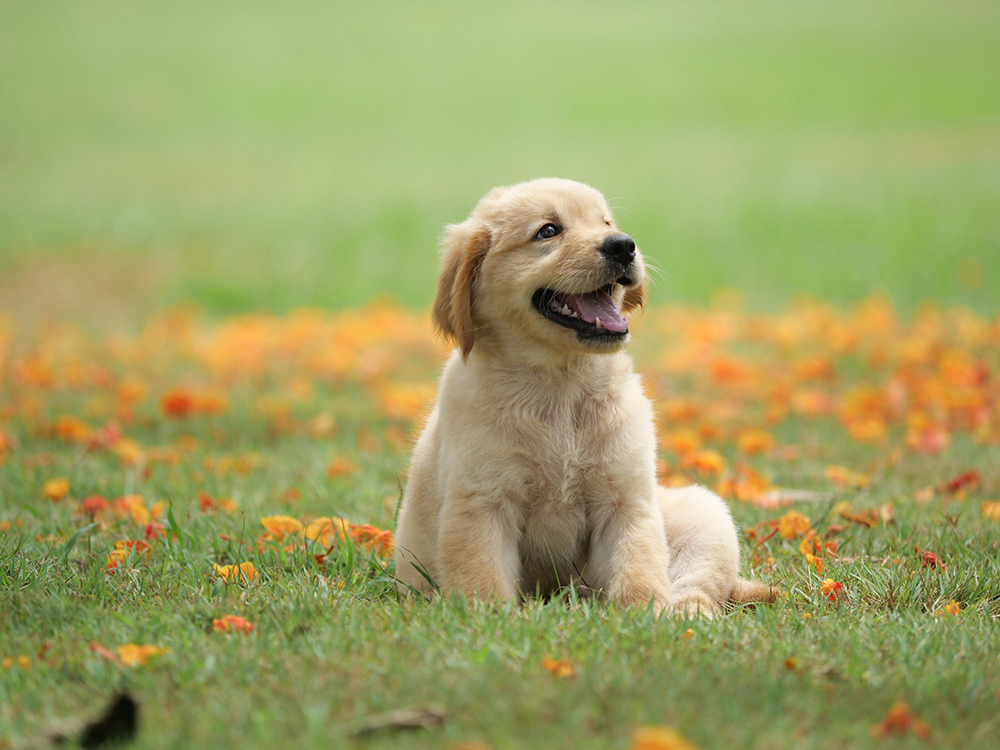
#> input picture ColorImageProcessing/dog.jpg, 1000 x 750 px
$ python VisualizeChannel.py
#> lines starting #> are read from the running program, lines starting #| are printed output that depends on the picture
import cv2 as cv
import numpy as np

img = cv.imread('./dog.jpg')
#> img is the input picture: shape (750, 1000, 3); mean B, G, R 99, 161.6, 159.2
b, g, r = cv.split(img)
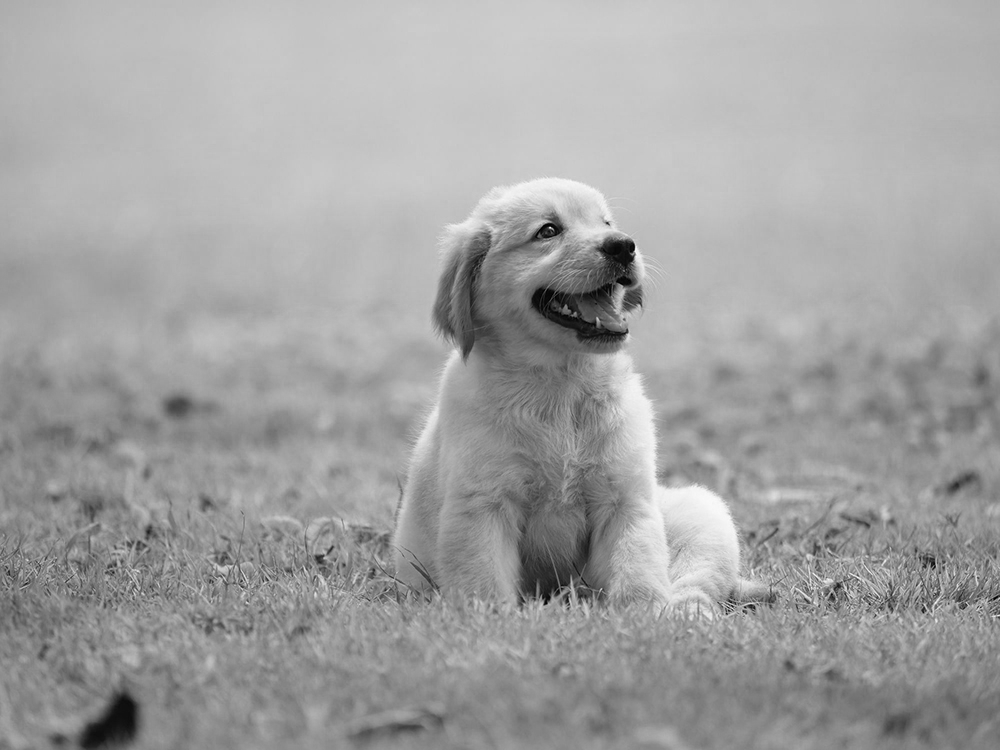
#> g: shape (750, 1000); min 0, max 255, mean 161.6
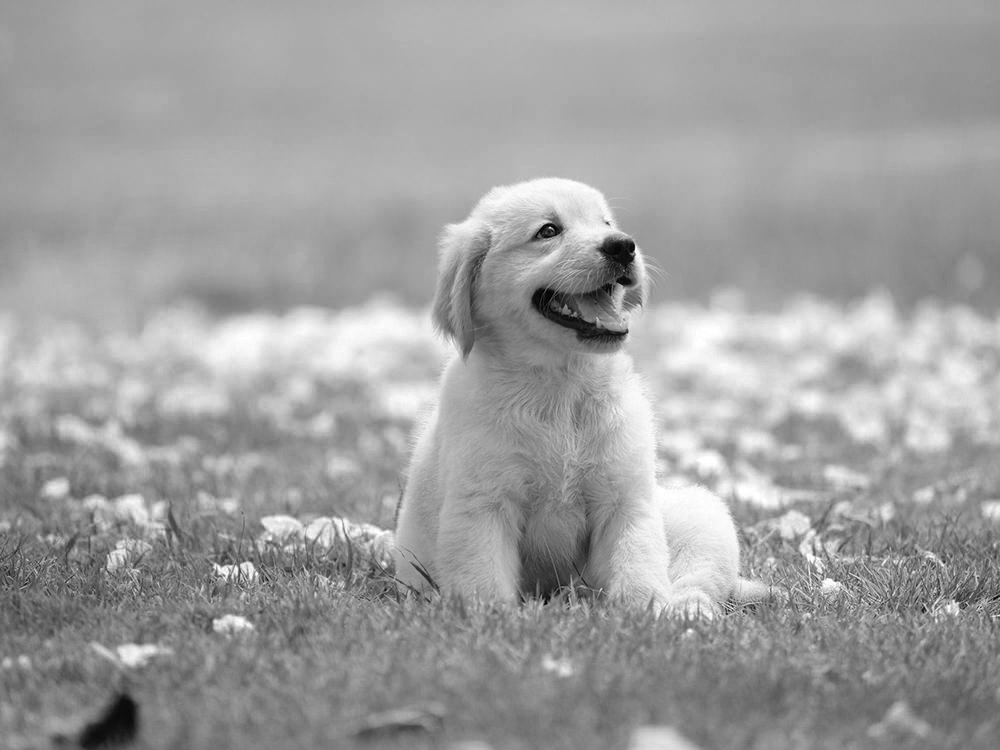
#> r: shape (750, 1000); min 0, max 255, mean 159.2

zeros = np.zeros(img.shape[:2], np.uint8)

red_merge = cv.merge([zeros, zeros, r])
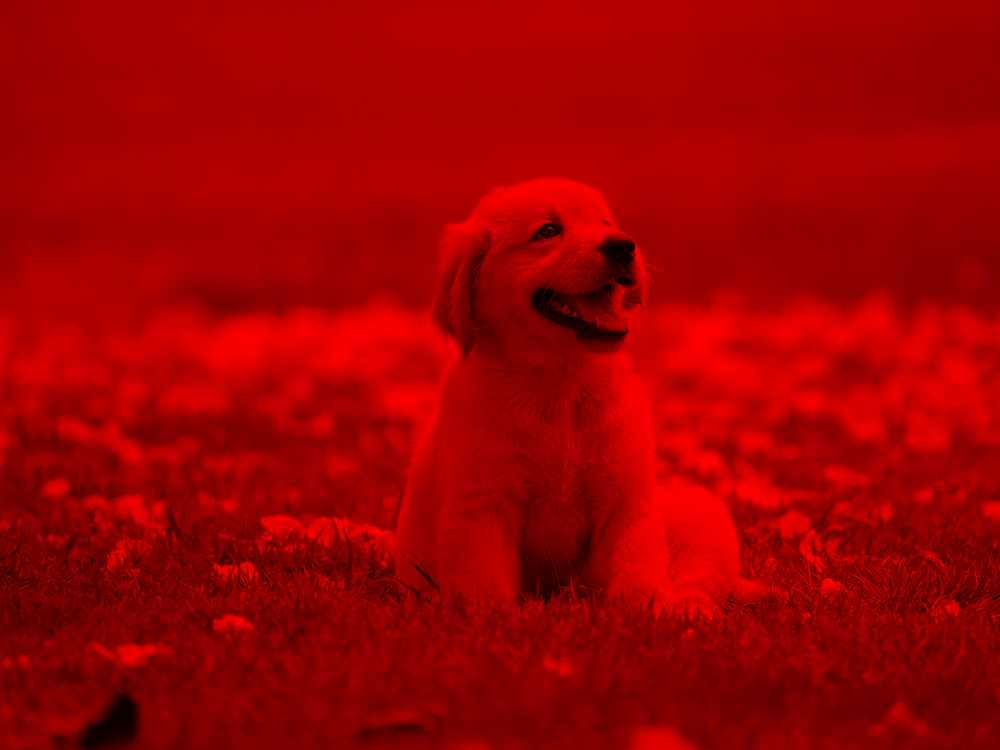
#> red_merge: shape (750, 1000, 3); mean of channels 0, 1, 2 0, 0, 159.2; drawn as B, G, R
green_merge = cv.merge([zeros, g, zeros])
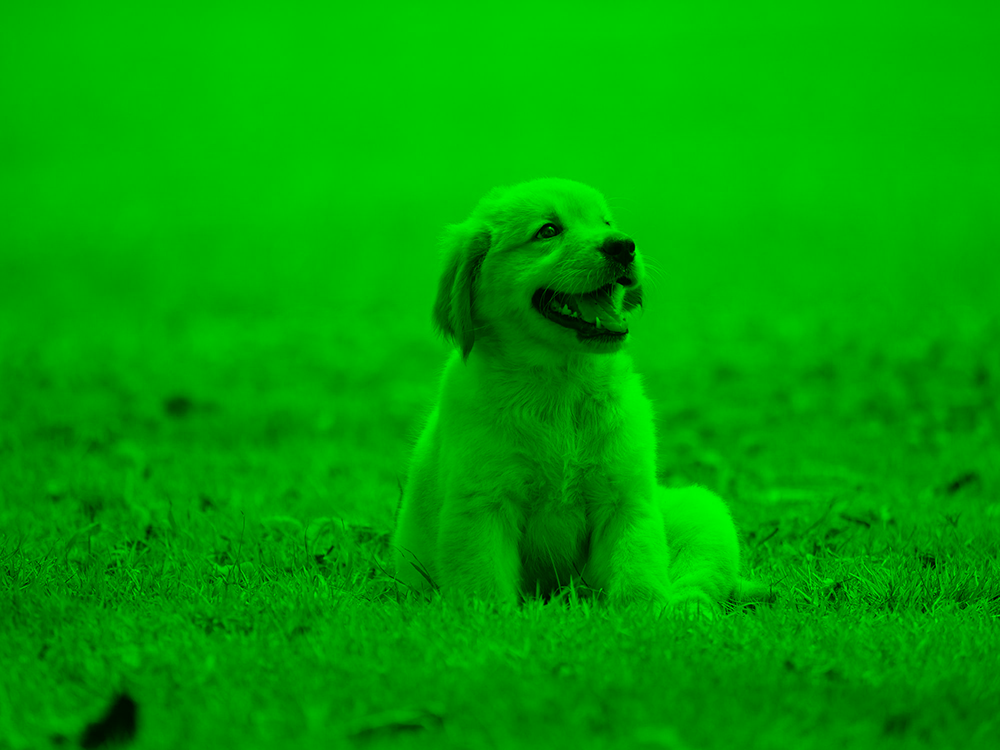
#> green_merge: shape (750, 1000, 3); mean of channels 0, 1, 2 0, 161.6, 0; drawn as B, G, R
blue_merge = cv.merge([b, zeros, zeros])
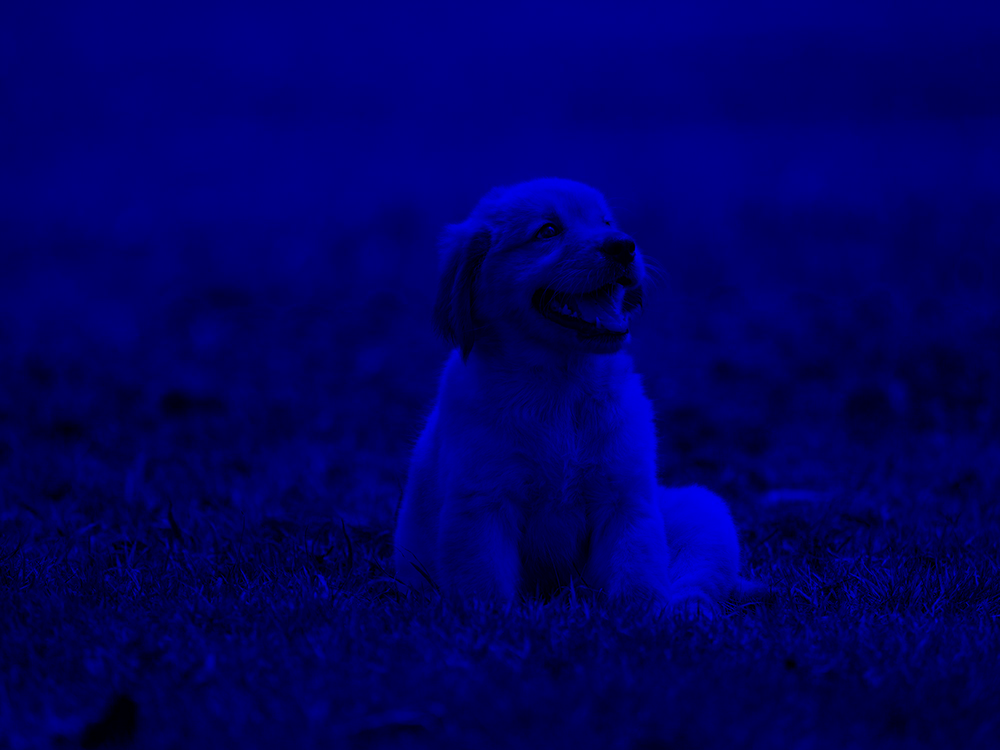
#> blue_merge: shape (750, 1000, 3); mean of channels 0, 1, 2 99, 0, 0; drawn as B, G, R

stack = np.hstack([img, red_merge, green_merge, blue_merge])
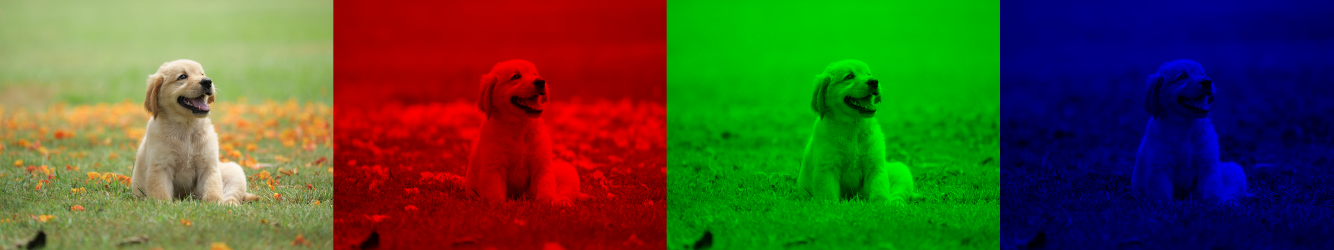
#> stack: shape (750, 4000, 3) (shown at 1/3 size); mean B, G, R 49.5, 80.8, 79.6
cv.imshow('Orginal', stack)
print('Finish Compute')
cv.waitKey(0)
cv.destroyAllWindows()
